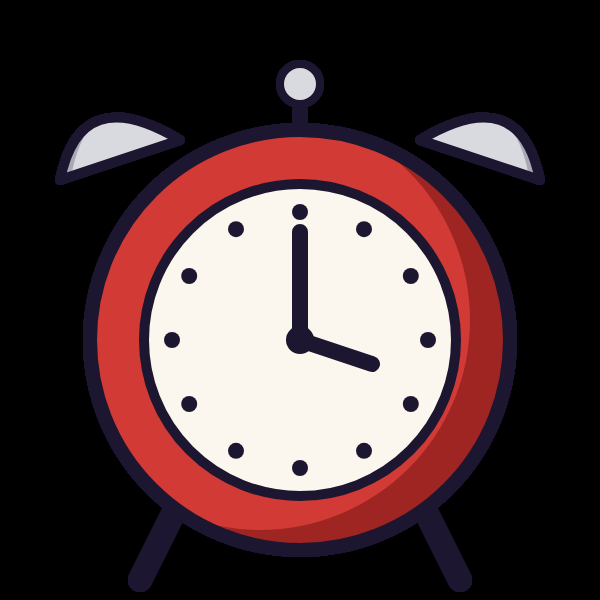
#> input picture crypto-pov/layers/alarma.png, 600 x 600 px
$ python -i render.py   (imports and definitions only)
#> lines starting #> are read from the running program, lines starting #| are printed output that depends on the picture
"""Monta el Ep.1 "You Wake Up in 2009 Knowing Everything About Bitcoin" (1920x1080, 30 fps).
python3 render.py info | still 3.2 40 ... | scenes [ids] | join"""
import json, math, os, subprocess, sys, difflib, re
from functools import lru_cache
import numpy as np
from PIL import Image, ImageDraw, ImageFilter, ImageFont

from guion import LINEAS, CLIPS, HUECO_SIN_AUDIO

HERE = os.path.dirname(os.path.abspath(__file__))
W, H, FPS = 1080, 1080, 30
BW, BH = 1920, 1080   # tamaño de los fondos dibujados (a 1x)
COLD = 2.5            # arranque en frío (gancho mudo que explica la serie)
LAY = os.path.join(HERE, "layers"); AUD = os.path.join(HERE, "..", "descargas", "crypto_ep1"); TMP = os.path.join(HERE, "tmp")
# [1 line not run here, left out]
FONTS = os.path.join(HERE, "..", "taller-pov", "fonts")
F_ANTON = os.path.join(FONTS, "Anton-Regular.ttf")
F_UI = "/usr/share/fonts/opentype/inter/Inter-ExtraBold.otf"
F_MONO = "/usr/share/fonts/truetype/dejavu/DejaVuSansMono-Bold.ttf"
F_SANS = "/usr/share/fonts/truetype/dejavu/DejaVuSans.ttf"
F_SANSB = "/usr/share/fonts/truetype/dejavu/DejaVuSans-Bold.ttf"
YEL = (255, 201, 60); RED = (255, 77, 77); WHITE = (255, 255, 255); OL = (27, 21, 48); PANEL = (16, 14, 30)
ORG = (247, 147, 26); CYAN = (110, 214, 255); GRIS = (150, 160, 185); GREEN = (80, 220, 120)
PI_ = math.pi

# ---------------------------------------------------------------- audio y tiempos
def dur_audio(p):
    return float(subprocess.run(["ffprobe", "-v", "error", "-show_entries", "format=duration", "-of", "csv=p=0", p],
                                capture_output=True, text=True).stdout.strip())

def toks(s): return [re.sub(r"[^a-z0-9]", "", w.lower()) for w in s.split()]

def whisper(name):
    p = os.path.join(AUD, name[:-4] + ".json")
    return json.load(open(p)) if os.path.exists(p) else None

NARR = whisper("narr.mp3")

def narr_segments():
    """Para cada línea N/Y: (inicio, fin) en narr.mp3 y sus palabras de whisper."""
    ids = [l for l in LINEAS if l[0] not in CLIPS]
    if not NARR:  # estimación por longitud
        tot = dur_audio(os.path.join(AUD, "narr.mp3")); L = sum(len(t) for _, _, t in ids); t = 0; out = {}
        for lid, _, txt in ids:
            d = tot * len(txt) / L; out[lid] = (t, t + d, []); t += d
        return out
    A, owner = [], []
    for lid, _, txt in ids:
        for w in toks(txt): A.append(w); owner.append(lid)
    B = [re.sub(r"[^a-z0-9]", "", w["p"].lower()) for w in NARR]
    mapA = [None] * len(A)
    for op, i1, i2, j1, j2 in difflib.SequenceMatcher(None, A, B, autojunk=False).get_opcodes():
        if op == "equal":
            for k in range(i2 - i1): mapA[i1 + k] = j1 + k
        elif op == "replace":
            for k in range(i2 - i1): mapA[i1 + k] = j1 + min(k * (j2 - j1) // max(1, i2 - i1), j2 - j1 - 1)
    # índice de whisper donde empieza cada línea = primera palabra mapeada
    first = {}
    for i, lid in enumerate(owner):
        if lid not in first and mapA[i] is not None: first[lid] = mapA[i]
    order = [l[0] for l in ids]; out = {}
    for k, lid in enumerate(order):
        j0 = first[lid]; j1 = first[order[k + 1]] if k + 1 < len(order) else len(NARR)
        ws = NARR[j0:j1]
        out[lid] = (ws[0]["inicio"], ws[-1]["fin"], ws)
    return out

# [1 line that did not run here, left out]

GAP = {"N02": .5, "N03": .2, "N04": .3, "N05": .35, "N06": .4, "V01": .25, "D01": .3, "N07": .55, "N09": .3, "N10": .45,
       "Y01": .45, "D02": .25, "N12": .9, "N13": .4, "N14": .3, "N15": .45, "N16": .8, "N17": .5, "N18": .6, "N19": .7, "N20": .4}

# [6 lines left out: function fix_words, not called in this run]

def timeline():
    """TL[lid] = (t0, t1, src0, archivo, palabras con tiempos absolutos)"""
    t, tl = COLD - 0.12, {}
    for lid, who, txt in LINEAS:
        t += GAP.get(lid, .25)
        if lid in CLIPS:
            p = os.path.join(AUD, CLIPS[lid])
            if os.path.exists(p):
                d = dur_audio(p); ww = whisper(CLIPS[lid])
                if ww: words = [(w["p"], t + w["inicio"], t + w["fin"]) for w in ww]
                else:
                    tw = txt.split(); words = [(w, t + d * i / len(tw), t + d * (i + 1) / len(tw)) for i, w in enumerate(tw)]
                tl[lid] = (t, t + d, 0.0, CLIPS[lid], words)
            else:
                d = HUECO_SIN_AUDIO[lid]; tw = txt.split(); words = []
                for i, w in enumerate(tw): words.append((w, t + d * i / len(tw), t + d * (i + 1) / len(tw)))
                tl[lid] = (t, t + d, 0.0, None, words)
        else:
            s0, s1, ws = SEG[lid]; s0 = max(0, s0 - .06); s1 = s1 + .12
            d = s1 - s0
            words = fix_words([(w["p"], t + w["inicio"] - s0, t + w["fin"] - s0) for w in ws])
            tl[lid] = (t, t + d, s0, "narr.mp3", words)
        t += d
    return tl, t + 1.6

# [1 line that did not run here, left out]
def S(l): return TL[l][0]
def E(l): return TL[l][1]

def WT(lid, palabra, n=1, fin=False):
    c = 0
    for w, a, b in TL[lid][4]:
        if re.sub(r"[^a-z0-9]", "", w.lower()) == palabra.lower():
            c += 1
            if c == n: return b if fin else a
    return S(lid)

# ---------------------------------------------------------------- utilidades
def ease(u): u = max(0., min(1., u)); return 1 - (1 - u) ** 3
def ease_io(u): u = max(0., min(1., u)); return u * u * (3 - 2 * u)
def back(u):
    u = max(0., min(1., u)); c = 1.7
    return 1 + (c + 1) * (u - 1) ** 3 + c * (u - 1) ** 2
def clamp(u): return max(0., min(1., u))

@lru_cache(None)
def layer(name): return Image.open(os.path.join(LAY, name + ".png")).convert("RGBA")

@lru_cache(None)
def font(path, size): return ImageFont.truetype(path, max(1, int(size)))

# [11 lines left out: functions scaled, put, not called in this run]

def view(z, fx, fy):
    """Origen (en coords del fondo 1x) de la ventana W x H vista con zoom z."""
    return (BW - W / z) * fx, (BH - H / z) * fy

# [5 lines left out: function bg, not called in this run]

def zoom_at(T, t0, zoom0, zoom1, dur): return zoom0 + (zoom1 - zoom0) * ease_io((T - t0) / dur)

def text(d, xy, s, size, fill=WHITE, anchor="mm", f=F_ANTON, stroke=0, sfill=OL):
    d.text(xy, s, font=font(f, size), fill=fill, anchor=anchor, stroke_width=stroke, stroke_fill=sfill)

# [4 lines left out: function panel, not called in this run]

def popscale(T, t0, d=.35): return back((T - t0) / d) if T >= t0 else 0
def dark(c, a): c.alpha_composite(Image.new("RGBA", (W, H), (8, 6, 18, int(max(0, min(255, a))))))

def vignette(k=.75, s=1.6, top=.75):
    y, x = np.mgrid[0:H, 0:W]
    r = np.sqrt(((x - W / 2) / (W * k)) ** 2 + ((y - H / 2) / (H * k)) ** 2)
    a = np.clip((r - .55) * s, 0, top) * 255
    v = np.zeros((H, W, 4), np.uint8); v[..., 3] = a.astype(np.uint8)
    return Image.fromarray(v, "RGBA")
VIG = vignette()
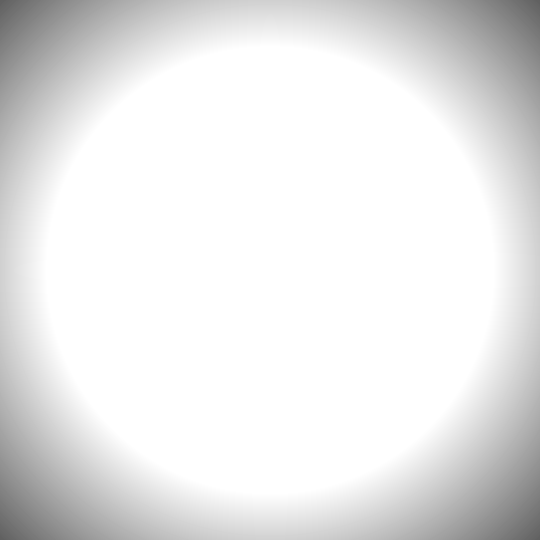
#> VIG: PIL image 1080x1080 RGBA (shown at 1/2 size); mean R, G, B, A 0, 0, 0, 23.5; transparent parts drawn white
VIG_HARD = vignette(.6, 2.4, .92)
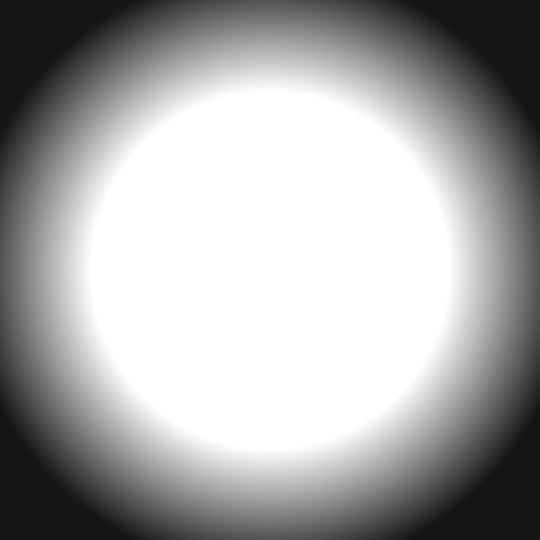
#> VIG_HARD: PIL image 1080x1080 RGBA (shown at 1/2 size); mean R, G, B, A 0, 0, 0, 87; transparent parts drawn white

# [37 lines left out: functions grains, stamp, etiqueta, flecha_a, _scan, not called in this run]
def scan(im, a=22): im.alpha_composite(_scan(im.width, im.height, a))

def money(v, dec=False): return f"${v:,.2f}" if dec else f"${v:,}"

# ---------------------------------------------------------------- subtítulos (palabra a palabra)
TAGS = {"D": "DAD", "Y": "YOU", "V": "TV NEWS"}

def chunks():
    out = []
    for lid, who, txt in LINEAS:
        words = TL[lid][4]; cur = []; groups = []
        for i, (w, a, b) in enumerate(words):
            cur.append(i)
            if sum(len(words[x][0]) + 1 for x in cur) >= 30 or w.endswith((".", ",", "?", "!", ":")) and len(cur) >= 2 or w.endswith("..."):
                groups.append(cur); cur = []
        if cur: groups.append(cur)
        for g in groups:
            out.append((words[g[0]][1], words[g[-1]][2], [(words[i][0].upper(), (words[i][1], words[i][2])) for i in g], who, lid))
    return out
# [1 line that did not run here, left out]

# [29 lines left out: function draw_caption, not called in this run]

# ---------------------------------------------------------------- barra superior de la serie (cuadrado: 2 filas)
EPISODIO = 1

# [4 lines left out: function btc_icon, not called in this run]

def coin_usd(d, cx, cy, r, on=True):
    d.ellipse((cx - r, cy - r, cx + r, cy + r), fill=(90, 190, 110) if on else (70, 78, 100), outline=(30, 90, 40) if on else (40, 44, 60), width=3)
    d.text((cx, cy + 1), "$", font=font(F_UI, int(r * 1.2)), fill=WHITE, anchor="mm")

HX0, HY0, HX1, HY1 = 24, 18, W - 24, 156

# [338 lines left out: functions barra_base, draw_hud, cold_base, sc_cold, _cold_top, sc_hook and 8 more, not called in this run]

REF_SW, REF_SH = 1230, 726   # pantalla del monitor a tamaño de referencia (se dibuja así y se escala)

# [219 lines left out: functions monitor, pantalla_banco, sc_banco, sc_papa, crt_noche, sc_noche and 7 more, not called in this run]

# [4 lines that did not run here, left out]

TW = .32

def hblur(im, k):
    if k <= 1: return im
    return im.resize((max(1, W // k), H), Image.BILINEAR).resize((W, H), Image.BILINEAR)

# [1 line that did not run here, left out]

# [23 lines left out: function frame, not called in this run]

def render_scene(i, out):
    t0 = SCENES[i][0]; t1 = SCENES[i + 1][0] if i + 1 < len(SCENES) else TOTAL
    f0, f1 = round(t0 * FPS), round(t1 * FPS)
    tmp = out + ".part.mp4"
    p = subprocess.Popen(["ffmpeg", "-y", "-v", "error", "-f", "rawvideo", "-pix_fmt", "rgb24", "-s", f"{W}x{H}", "-r", str(FPS),
                          "-i", "-", "-c:v", "libx264", "-crf", "18", "-preset", "veryfast", "-pix_fmt", "yuv420p", tmp],
                         stdin=subprocess.PIPE)
    for f in range(f0, f1): p.stdin.write(frame(f / FPS).tobytes())
    p.stdin.close(); p.wait()
    if p.returncode == 0: os.replace(tmp, out)

# [17 lines not run here, left out]

>>> import cv2
>>> picture = cv2.imread('layers/alarma.png', cv2.IMREAD_GRAYSCALE)
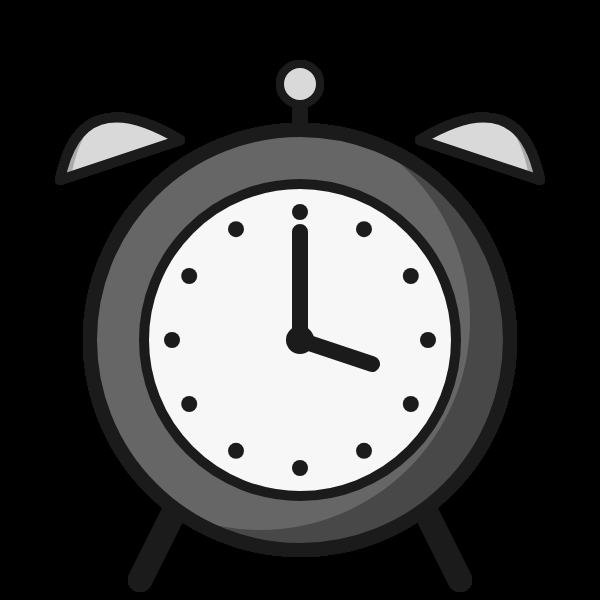
#> picture: shape (600, 600); min 0, max 247, mean 64.4
>>> result = render_scene(picture, 'out.png')
#> (the run stopped early here; a loop or call above may not have finished)

$ run again, on crypto-pov/layers/heroe_decidido.png
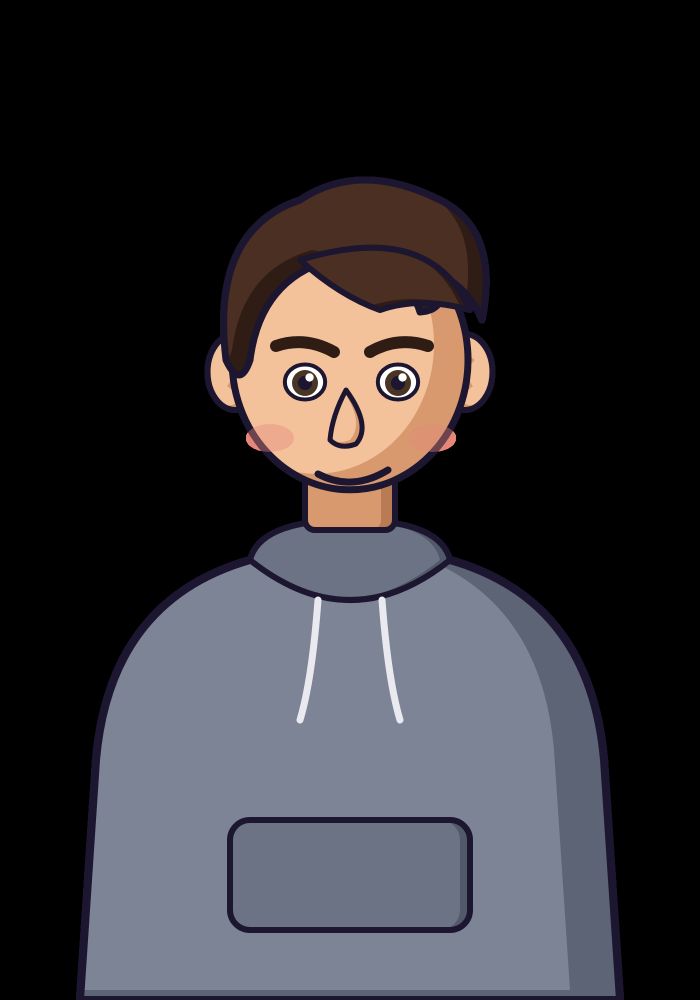
#> input picture crypto-pov/layers/heroe_decidido.png, 1400 x 2000 px (shown at 1/2 size)
#> `picture = cv2.imread('layers/alarma.png', cv2.IMREAD_GRAYSCALE)`:
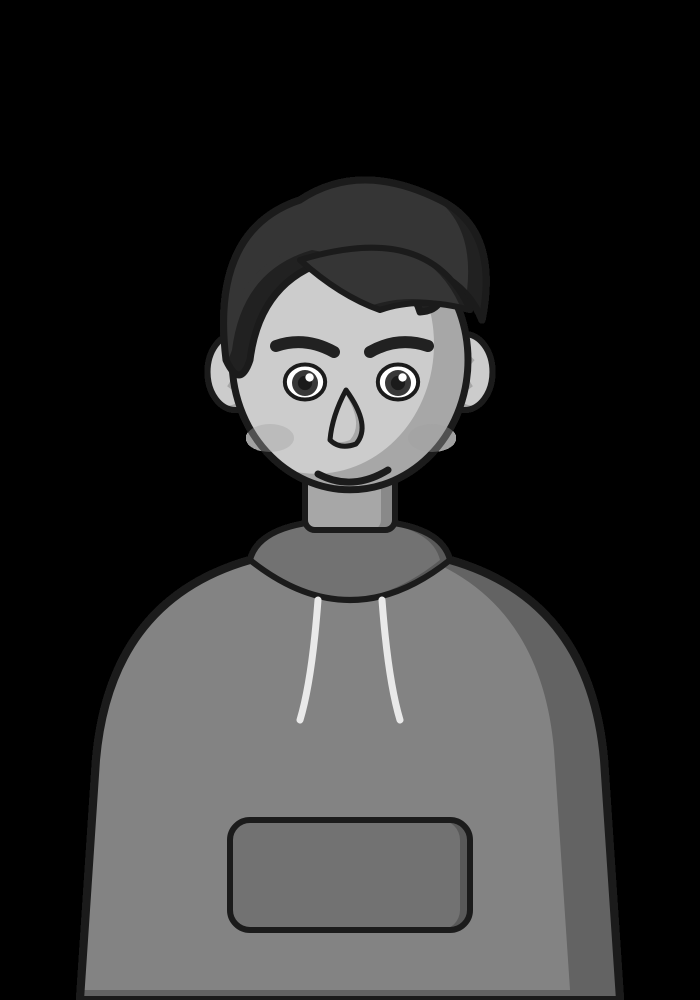
#> picture: shape (2000, 1400) (shown at 1/2 size); min 0, max 255, mean 49.3
